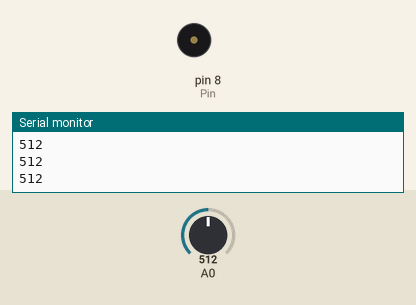
Bench run of a sketch on a simulated Arduino Uno, built with avr-gcc and run on an emulated ATmega328P. Parts: buzzer (waves = sounding), the last lines printed to the serial monitor. Inputs (shaded band) come from the test bench; at power-on: A0 = 512.

Above: at 1.2 s.
1.3 s: A0 set to 931
2.8 s: A0 set to 961
At 3.4 s:
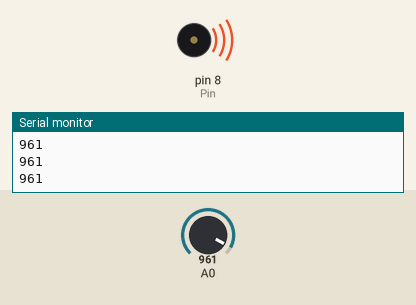
Timing chart, 0 to 5.8 s (numbered marks = the images above; inputs shaded):
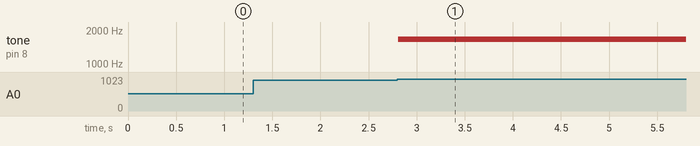

Measured:
- the behaviour switches between 949 and 950 on A0 (found by bisection; images 0 and 1)
- after the input at 2.8 s, tone on pin 8 (Pin): silent → 1661 Hz at once

The sketch:

_9.ino
```cpp
const int MainValue = 950;
const int Pin = 8;

void setup(){
  pinMode(A0, INPUT);
  pinMode(Pin, OUTPUT);
  Serial.begin(9600);
}

void loop()
{
  if (analogRead(A0) >= MainValue)
    tone(Pin, 1661, 100000); // play tone 80 (G#6 = 1661 Hz)
  else
    noTone(Pin);
  Serial.println(analogRead(A0));
  delay(10);
}
```
